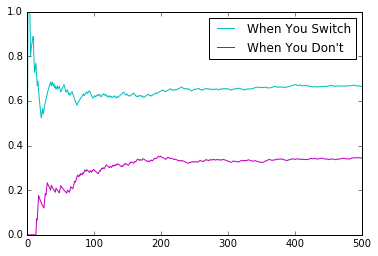

Generate this figure with Python:
import random
from __future__ import division
import matplotlib.pyplot as plt


def monty_hall(switch = True):
    doors = [1, 2, 3]
    guess = random.choice(doors)
    car = random.choice(doors)
    doors.remove(car)
    goat1, goat2 = doors[0], doors[-1]

    # revealing the door not the car or not the guess
    if guess == car: # won't matter which to reveal first
        reveal = random.choice(doors)
    else:
        doors.remove(guess)
        reveal = doors[0]

    # figuring out if they won the car
    if switch == False:
        if car == guess:
            win = 'car'
        else:
            win = 'goat'
    else: # switch == True
        doors = [1, 2, 3]
        doors.remove(guess)
        doors.remove(reveal)
        if doors[0] == car:
            win = 'car'
        else:
            win = 'goat'
    return win

# Running the simulation
def monty_simulation(iterations, switch = True):
    cars, goats = 0, 0
    for i in range(iterations):
        prize = monty_hall(switch = switch)
        if prize == 'car':
            cars += 1
        else:
            goats += 1
    return cars/iterations, goats/iterations

def plot_monty(iterations):
    # Plots the proportion of success for each iteration
    outcomes_with_switch = [0]
    outcomes_no_switch = [0]
    cars = 0
    # Plotting outcome with switch
    for i in range(1, iterations+1):
        if monty_hall() == 'car':
            cars += 1
            outcomes_with_switch.append(cars/i)
        else:
            # Need to add something to make the proportion go down
            # when you don't get a car
            outcomes_with_switch.append(outcomes_with_switch[i-1]*(i-1)/i)

    cars = 0
    # Plotting outcomes without switch
    for i in range(1, iterations+1):
        if monty_hall(switch = False) == 'car':
            cars += 1
            outcomes_no_switch.append(cars/i)
        else:
            outcomes_no_switch.append(outcomes_no_switch[i-1]*(i-1)/i)

    plt.plot(outcomes_with_switch, color = 'c')
    plt.plot(outcomes_no_switch, color = 'm')
    plt.legend(['When You Switch', "When You Don't"])
    plt.show()
